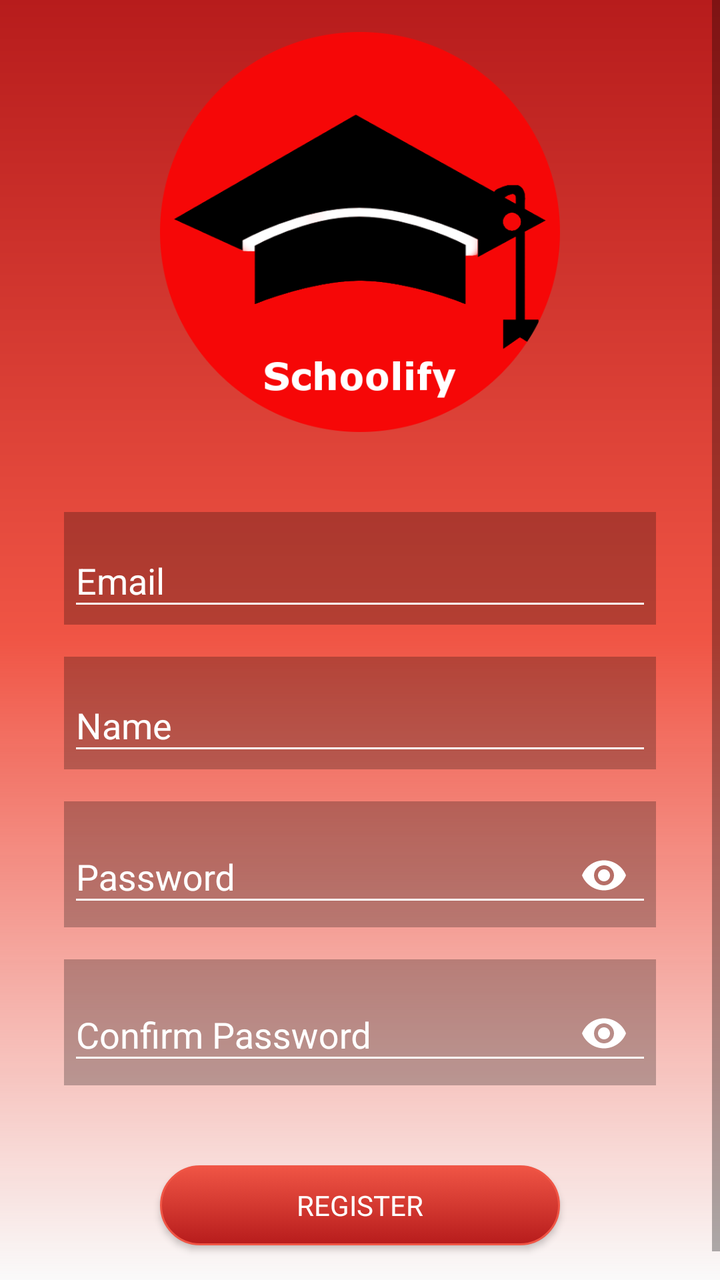
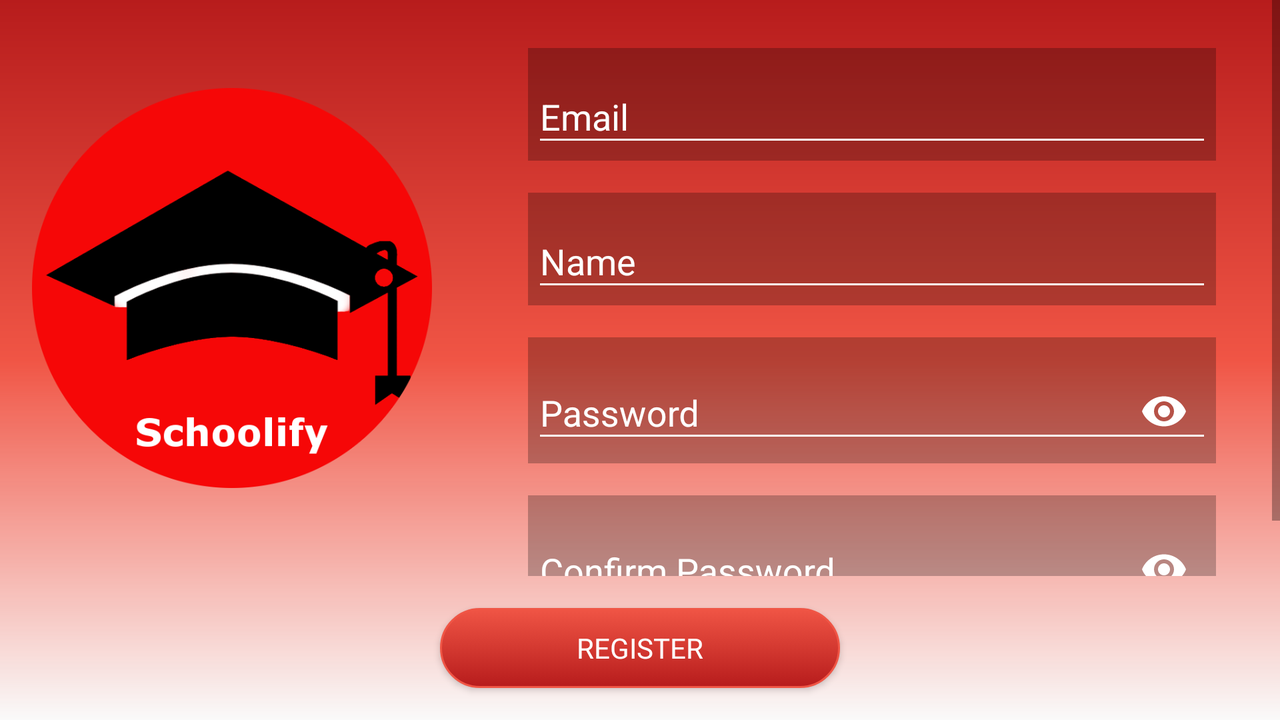

Two renders of one Android screen. The first uses the default layout on a phone; the second uses the alternative layout the repository ships for a different screen configuration, on a matching device. The two XML files are below.
<!-- AndroidManifest.xml: application theme AppTheme -->
<!-- res/layout/activity_register.xml -->
<?xml version="1.0" encoding="utf-8"?>

<LinearLayout xmlns:android="http://schemas.android.com/apk/res/android"
    xmlns:app="http://schemas.android.com/apk/res-auto"
    xmlns:tools="http://schemas.android.com/tools"
    android:layout_width="match_parent"
    android:layout_height="match_parent"
    android:background="@drawable/account_background"
    android:orientation="vertical"
    tools:context="com.pam.schoolify.activity.RegisterActivity">

    
    <ProgressBar
        android:id="@+id/progressBarRegister"
        style="?android:attr/progressBarStyleLarge"
        android:layout_width="wrap_content"
        android:layout_height="match_parent"
        android:layout_gravity="center"
        android:indeterminate="true"
        android:visibility="gone" />

    <LinearLayout
        android:id="@+id/formRegister"
        android:layout_width="match_parent"
        android:layout_height="match_parent"
        android:gravity="center_horizontal"
        android:orientation="vertical">

        <ScrollView
            android:layout_width="match_parent"
            android:layout_height="match_parent"
            tools:ignore="UselessParent"> 

            <LinearLayout
                android:layout_width="match_parent"
                android:layout_height="wrap_content"
                android:gravity="center_horizontal"
                android:orientation="vertical">

                <ImageView
                    android:id="@+id/imageViewLogo"
                    android:layout_width="@dimen/logo_width"
                    android:layout_height="@dimen/logo_height"
                    android:layout_marginBottom="@dimen/margin_large"
                    android:layout_marginTop="@dimen/margin_medium"
                    android:src="@drawable/logo_round"
                    tools:ignore="ContentDescription" />

                <android.support.design.widget.TextInputLayout
                    android:id="@+id/textInputLayoutEmail"
                    android:layout_width="match_parent"
                    android:layout_height="wrap_content"
                    android:layout_marginBottom="@dimen/margin_small"
                    android:layout_marginLeft="@dimen/margin_large"
                    android:layout_marginRight="@dimen/margin_large"
                    android:layout_marginTop="@dimen/margin_small"
                    android:background="@color/textInputBackground"
                    android:padding="@dimen/padding_xxsmall"
                    android:theme="@style/TextInputLayoutAppearance"
                    app:errorTextAppearance="@style/TextInputErrorAppearance">

                    <android.support.design.widget.TextInputEditText
                        android:id="@+id/editTextEmail"
                        android:layout_width="match_parent"
                        android:layout_height="wrap_content"
                        android:drawableLeft="@drawable/ic_email_white"
                        android:drawableStart="@drawable/ic_email_white"
                        android:hint="@string/prompt_email"
                        android:inputType="textEmailAddress"
                        android:maxLines="1"
                        android:singleLine="true"
                        android:textColor="@color/textColor" />

                </android.support.design.widget.TextInputLayout>

                <android.support.design.widget.TextInputLayout
                    android:id="@+id/textInputLayoutName"
                    android:layout_width="match_parent"
                    android:layout_height="wrap_content"
                    android:layout_marginBottom="@dimen/margin_small"
                    android:layout_marginLeft="@dimen/margin_large"
                    android:layout_marginRight="@dimen/margin_large"
                    android:layout_marginTop="@dimen/margin_small"
                    android:background="@color/textInputBackground"
                    android:padding="@dimen/padding_xxsmall"
                    android:theme="@style/TextInputLayoutAppearance"
                    app:errorTextAppearance="@style/TextInputErrorAppearance">

                    <android.support.design.widget.TextInputEditText
                        android:id="@+id/editTextName"
                        android:layout_width="match_parent"
                        android:layout_height="wrap_content"
                        android:drawableLeft="@drawable/ic_user_white"
                        android:drawableStart="@drawable/ic_user_white"
                        android:hint="@string/prompt_name"
                        android:inputType="textPersonName"
                        android:maxLines="1"
                        android:singleLine="true"
                        android:textColor="@color/textColor" />

                </android.support.design.widget.TextInputLayout>

                <android.support.design.widget.TextInputLayout
                    android:id="@+id/textInputLayoutPassword"
                    android:layout_width="match_parent"
                    android:layout_height="wrap_content"
                    android:layout_marginBottom="@dimen/margin_small"
                    android:layout_marginLeft="@dimen/margin_large"
                    android:layout_marginRight="@dimen/margin_large"
                    android:layout_marginTop="@dimen/margin_small"
                    android:background="@color/textInputBackground"
                    android:padding="@dimen/padding_xxsmall"
                    android:theme="@style/TextInputLayoutAppearance"
                    app:errorTextAppearance="@style/TextInputErrorAppearance"
                    app:passwordToggleEnabled="true"
                    app:passwordToggleTint="@color/textColor">

                    <android.support.design.widget.TextInputEditText
                        android:id="@+id/editTextPassword"
                        android:layout_width="match_parent"
                        android:layout_height="wrap_content"
                        android:drawableLeft="@drawable/ic_lock_white"
                        android:drawableStart="@drawable/ic_lock_white"
                        android:hint="@string/prompt_password"
                        android:inputType="textPassword"
                        android:maxLines="1"
                        android:singleLine="true"
                        android:textColor="@color/textColor" />

                </android.support.design.widget.TextInputLayout>

                <android.support.design.widget.TextInputLayout
                    android:id="@+id/textInputLayoutConfirmPassword"
                    android:layout_width="match_parent"
                    android:layout_height="wrap_content"
                    android:layout_marginBottom="@dimen/margin_small"
                    android:layout_marginLeft="@dimen/margin_large"
                    android:layout_marginRight="@dimen/margin_large"
                    android:layout_marginTop="@dimen/margin_small"
                    android:background="@color/textInputBackground"
                    android:padding="@dimen/padding_xxsmall"
                    android:theme="@style/TextInputLayoutAppearance"
                    app:errorTextAppearance="@style/TextInputErrorAppearance"
                    app:passwordToggleEnabled="true"
                    app:passwordToggleTint="@color/textColor">

                    <android.support.design.widget.TextInputEditText
                        android:id="@+id/editTextConfirmPassword"
                        android:layout_width="match_parent"
                        android:layout_height="wrap_content"
                        android:drawableLeft="@drawable/ic_lock_white"
                        android:drawableStart="@drawable/ic_lock_white"
                        android:hint="@string/prompt_confirm_password"
                        android:imeActionLabel="@string/action_register"
                        android:imeOptions="actionDone"
                        android:inputType="textPassword"
                        android:maxLines="1"
                        android:singleLine="true"
                        android:textColor="@color/textColor" />

                </android.support.design.widget.TextInputLayout>

                <Button
                    android:id="@+id/buttonRegister"
                    style="?android:textAppearanceInverse"
                    android:layout_width="200dp"
                    android:layout_height="40dp"
                    android:layout_marginBottom="@dimen/margin_large"
                    android:layout_marginTop="@dimen/margin_large"
                    android:background="@drawable/button_round"
                    android:text="@string/action_register" />

            </LinearLayout>
        </ScrollView>
    </LinearLayout>
</LinearLayout>
<!-- resources referenced by this layout -->
<resources>
  <color name="textColor">#ffffffff</color>
  <color name="textInputBackground">#40000000</color>
  <dimen name="logo_height">200dp</dimen>
  <dimen name="logo_width">200dp</dimen>
  <dimen name="margin_large">32dp</dimen>
  <dimen name="margin_medium">16dp</dimen>
  <dimen name="margin_small">8dp</dimen>
  <dimen name="padding_xxsmall">2dp</dimen>
  <!-- drawable account_background (drawable) -->
  <shape xmlns:android="http://schemas.android.com/apk/res/android"
      android:shape="rectangle">
      <gradient
          android:angle="270"
          android:centerColor="@color/colorPrimaryLight"
          android:startColor="@color/colorPrimary"
          android:type="linear" />
  </shape>
  <!-- drawable button_round (drawable) -->
  <?xml version="1.0" encoding="utf-8"?>
  
  <selector xmlns:android="http://schemas.android.com/apk/res/android">
      <item android:state_pressed="true">
          <shape android:shape="rectangle">
              <corners android:radius="25dp" />
              <stroke android:width="1dp" android:color="@color/colorPrimaryLight" />
              <gradient android:angle="-90" android:endColor="@color/colorPrimary" android:startColor="@color/colorPrimaryDark" />
          </shape>
      </item>
      <item android:state_focused="true">
          <shape android:shape="rectangle">
              <corners android:radius="25dp" />
              <stroke android:width="1dp" android:color="@color/colorPrimaryLight" />
              <solid android:color="@color/colorPrimaryDark" />
          </shape>
      </item>
      <item>
          <shape android:shape="rectangle">
              <corners android:radius="25dp" />
              <stroke android:width="1dp" android:color="@color/colorPrimaryLight" />
              <gradient android:angle="-90" android:endColor="@color/colorPrimary" android:startColor="@color/colorPrimaryLight" />
          </shape>
      </item>
  </selector>
  <!-- drawable logo_round: png bitmap (drawable, 31963 bytes) -->
  <string name="action_register">Register</string>
  <string name="prompt_confirm_password">Confirm Password</string>
  <string name="prompt_email">Email</string>
  <string name="prompt_name">Name</string>
  <string name="prompt_password">Password</string>
  <style name="TextInputErrorAppearance" parent="TextAppearance.AppCompat">
          <item name="android:textColor">@color/textErrorColor</item>
      </style>
  <style name="TextInputLayoutAppearance" parent="Theme.AppCompat">
          <item name="android:textColor">@color/textColor</item>
          <item name="android:textColorHint">@color/textColor</item>
          <item name="colorControlNormal">@color/textColor</item>
          <item name="colorControlActivated">@color/textColor</item>
      </style>
  <style name="AppTheme" parent="Theme.AppCompat.Light.DarkActionBar">
          
          <item name="colorPrimary">@color/colorPrimary</item>
          <item name="colorPrimaryDark">@color/colorPrimaryDark</item>
          <item name="colorAccent">@color/colorAccent</item>
      </style>
  <color name="colorPrimaryLight">#fff05545</color>
  <color name="colorPrimary">#ffb71c1c</color>
  <color name="colorPrimaryDark">#ff7f0000</color>
  <color name="textErrorColor">#ffff9100</color>
  <color name="colorAccent">#ffb71c1c</color>
</resources>
<!-- res/layout-land/activity_register.xml (the author's variant of the layout above) -->
<!-- drawn on the phone turned sideways -->
<?xml version="1.0" encoding="utf-8"?>
<LinearLayout xmlns:android="http://schemas.android.com/apk/res/android"
    xmlns:app="http://schemas.android.com/apk/res-auto"
    xmlns:tools="http://schemas.android.com/tools"
    android:layout_width="match_parent"
    android:layout_height="match_parent"
    android:background="@drawable/account_background"
    android:orientation="vertical"
    tools:context="com.pam.schoolify.activity.RegisterActivity">

    
    <ProgressBar
        android:id="@+id/progressBarRegister"
        style="?android:attr/progressBarStyleLarge"
        android:layout_width="wrap_content"
        android:layout_height="match_parent"
        android:layout_gravity="center"
        android:indeterminate="true"
        android:visibility="gone" />

    <LinearLayout
        android:id="@+id/formRegister"
        android:layout_width="match_parent"
        android:layout_height="match_parent"
        android:orientation="vertical">

        <RelativeLayout
            android:layout_width="match_parent"
            android:layout_height="0dp"
            android:layout_weight="1">

            <ImageView
                android:id="@+id/imageViewLogo"
                android:layout_width="@dimen/logo_width"
                android:layout_height="@dimen/logo_width"
                android:layout_centerVertical="true"
                android:layout_margin="@dimen/margin_medium"
                android:src="@drawable/logo_round"
                tools:ignore="ContentDescription" />

            <ScrollView
                android:layout_width="match_parent"
                android:layout_height="wrap_content"
                android:layout_centerVertical="true"
                android:layout_toEndOf="@id/imageViewLogo"
                android:layout_toRightOf="@id/imageViewLogo">

                <LinearLayout
                    android:layout_width="match_parent"
                    android:layout_height="wrap_content"
                    android:layout_margin="@dimen/margin_medium"
                    android:orientation="vertical">

                    <android.support.design.widget.TextInputLayout
                        android:id="@+id/textInputLayoutEmail"
                        android:layout_width="match_parent"
                        android:layout_height="wrap_content"
                        android:layout_marginBottom="@dimen/margin_small"
                        android:layout_marginLeft="@dimen/margin_medium"
                        android:layout_marginRight="@dimen/margin_medium"
                        android:layout_marginTop="@dimen/margin_small"
                        android:background="@color/textInputBackground"
                        android:padding="@dimen/padding_xxsmall"
                        android:theme="@style/TextInputLayoutAppearance"
                        app:errorTextAppearance="@style/TextInputErrorAppearance">

                        <android.support.design.widget.TextInputEditText
                            android:id="@+id/editTextEmail"
                            android:layout_width="match_parent"
                            android:layout_height="wrap_content"
                            android:drawableLeft="@drawable/ic_email_white"
                            android:drawableStart="@drawable/ic_email_white"
                            android:hint="@string/prompt_email"
                            android:inputType="textEmailAddress"
                            android:maxLines="1"
                            android:singleLine="true"
                            android:textColor="@color/textColor" />

                    </android.support.design.widget.TextInputLayout>

                    <android.support.design.widget.TextInputLayout
                        android:id="@+id/textInputLayoutName"
                        android:layout_width="match_parent"
                        android:layout_height="wrap_content"
                        android:layout_marginBottom="@dimen/margin_small"
                        android:layout_marginLeft="@dimen/margin_medium"
                        android:layout_marginRight="@dimen/margin_medium"
                        android:layout_marginTop="@dimen/margin_small"
                        android:background="@color/textInputBackground"
                        android:padding="@dimen/padding_xxsmall"
                        android:theme="@style/TextInputLayoutAppearance"
                        app:errorTextAppearance="@style/TextInputErrorAppearance">

                        <android.support.design.widget.TextInputEditText
                            android:id="@+id/editTextName"
                            android:layout_width="match_parent"
                            android:layout_height="wrap_content"
                            android:drawableLeft="@drawable/ic_user_white"
                            android:drawableStart="@drawable/ic_user_white"
                            android:hint="@string/prompt_name"
                            android:inputType="textPersonName"
                            android:maxLines="1"
                            android:singleLine="true"
                            android:textColor="@color/textColor" />

                    </android.support.design.widget.TextInputLayout>

                    <android.support.design.widget.TextInputLayout
                        android:id="@+id/textInputLayoutPassword"
                        android:layout_width="match_parent"
                        android:layout_height="wrap_content"
                        android:layout_marginBottom="@dimen/margin_small"
                        android:layout_marginLeft="@dimen/margin_medium"
                        android:layout_marginRight="@dimen/margin_medium"
                        android:layout_marginTop="@dimen/margin_small"
                        android:background="@color/textInputBackground"
                        android:padding="@dimen/padding_xxsmall"
                        android:theme="@style/TextInputLayoutAppearance"
                        app:errorTextAppearance="@style/TextInputErrorAppearance"
                        app:passwordToggleEnabled="true"
                        app:passwordToggleTint="@color/textColor">

                        <android.support.design.widget.TextInputEditText
                            android:id="@+id/editTextPassword"
                            android:layout_width="match_parent"
                            android:layout_height="wrap_content"
                            android:drawableLeft="@drawable/ic_lock_white"
                            android:drawableStart="@drawable/ic_lock_white"
                            android:hint="@string/prompt_password"
                            android:inputType="textPassword"
                            android:maxLines="1"
                            android:singleLine="true"
                            android:textColor="@color/textColor" />

                    </android.support.design.widget.TextInputLayout>

                    <android.support.design.widget.TextInputLayout
                        android:id="@+id/textInputLayoutConfirmPassword"
                        android:layout_width="match_parent"
                        android:layout_height="wrap_content"
                        android:layout_marginBottom="@dimen/margin_small"
                        android:layout_marginLeft="@dimen/margin_medium"
                        android:layout_marginRight="@dimen/margin_medium"
                        android:layout_marginTop="@dimen/margin_small"
                        android:background="@color/textInputBackground"
                        android:padding="@dimen/padding_xxsmall"
                        android:theme="@style/TextInputLayoutAppearance"
                        app:errorTextAppearance="@style/TextInputErrorAppearance"
                        app:passwordToggleEnabled="true"
                        app:passwordToggleTint="@color/textColor">

                        <android.support.design.widget.TextInputEditText
                            android:id="@+id/editTextConfirmPassword"
                            android:layout_width="match_parent"
                            android:layout_height="wrap_content"
                            android:drawableLeft="@drawable/ic_lock_white"
                            android:drawableStart="@drawable/ic_lock_white"
                            android:hint="@string/prompt_confirm_password"
                            android:imeActionLabel="@string/action_register"
                            android:imeOptions="actionDone"
                            android:inputType="textPassword"
                            android:maxLines="1"
                            android:singleLine="true"
                            android:textColor="@color/textColor" />

                    </android.support.design.widget.TextInputLayout>

                </LinearLayout>
            </ScrollView>
        </RelativeLayout>

        <LinearLayout
            android:layout_width="match_parent"
            android:layout_height="wrap_content"
            android:gravity="center_horizontal"
            android:orientation="horizontal">

            <Button
                android:id="@+id/buttonRegister"
                style="?android:textAppearanceInverse"
                android:layout_width="200dp"
                android:layout_height="40dp"
                android:layout_margin="@dimen/margin_medium"
                android:background="@drawable/button_round"
                android:text="@string/action_register" />
        </LinearLayout>

    </LinearLayout>

</LinearLayout>
<!-- resources referenced by the variant -->
<!-- as the phone turned sideways resolves them -->
<resources>
  <color name="textColor">#ffffffff</color>
  <color name="textInputBackground">#40000000</color>
  <dimen name="logo_width">200dp</dimen>
  <dimen name="margin_medium">16dp</dimen>
  <dimen name="margin_small">8dp</dimen>
  <dimen name="padding_xxsmall">2dp</dimen>
  <!-- drawable account_background (drawable) -->
  <shape xmlns:android="http://schemas.android.com/apk/res/android"
      android:shape="rectangle">
      <gradient
          android:angle="270"
          android:centerColor="@color/colorPrimaryLight"
          android:startColor="@color/colorPrimary"
          android:type="linear" />
  </shape>
  <!-- drawable button_round (drawable) -->
  <?xml version="1.0" encoding="utf-8"?>
  
  <selector xmlns:android="http://schemas.android.com/apk/res/android">
      <item android:state_pressed="true">
          <shape android:shape="rectangle">
              <corners android:radius="25dp" />
              <stroke android:width="1dp" android:color="@color/colorPrimaryLight" />
              <gradient android:angle="-90" android:endColor="@color/colorPrimary" android:startColor="@color/colorPrimaryDark" />
          </shape>
      </item>
      <item android:state_focused="true">
          <shape android:shape="rectangle">
              <corners android:radius="25dp" />
              <stroke android:width="1dp" android:color="@color/colorPrimaryLight" />
              <solid android:color="@color/colorPrimaryDark" />
          </shape>
      </item>
      <item>
          <shape android:shape="rectangle">
              <corners android:radius="25dp" />
              <stroke android:width="1dp" android:color="@color/colorPrimaryLight" />
              <gradient android:angle="-90" android:endColor="@color/colorPrimary" android:startColor="@color/colorPrimaryLight" />
          </shape>
      </item>
  </selector>
  <!-- drawable logo_round: png bitmap (drawable, 31963 bytes) -->
  <string name="action_register">Register</string>
  <string name="prompt_confirm_password">Confirm Password</string>
  <string name="prompt_email">Email</string>
  <string name="prompt_name">Name</string>
  <string name="prompt_password">Password</string>
  <style name="TextInputErrorAppearance" parent="TextAppearance.AppCompat">
          <item name="android:textColor">@color/textErrorColor</item>
      </style>
  <style name="TextInputLayoutAppearance" parent="Theme.AppCompat">
          <item name="android:textColor">@color/textColor</item>
          <item name="android:textColorHint">@color/textColor</item>
          <item name="colorControlNormal">@color/textColor</item>
          <item name="colorControlActivated">@color/textColor</item>
      </style>
  <style name="AppTheme" parent="Theme.AppCompat.Light.DarkActionBar">
          
          <item name="colorPrimary">@color/colorPrimary</item>
          <item name="colorPrimaryDark">@color/colorPrimaryDark</item>
          <item name="colorAccent">@color/colorAccent</item>
      </style>
  <color name="colorPrimaryLight">#fff05545</color>
  <color name="colorPrimary">#ffb71c1c</color>
  <color name="colorPrimaryDark">#ff7f0000</color>
  <color name="textErrorColor">#ffff9100</color>
  <color name="colorAccent">#ffb71c1c</color>
</resources>
